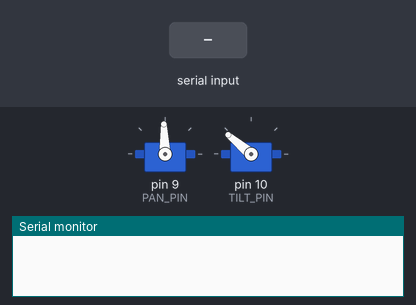
Recording of a sketch running on a simulated Arduino Uno, built for the host (arithmetic inside an expression is 32-bit, double 64-bit). Parts: 2 × servo, the last lines printed to the serial monitor. The inputs (shaded band) are chosen by the test bench.

Above: at 3.9 s.
4.0 s: "U" received over Serial
At 4.9 s:
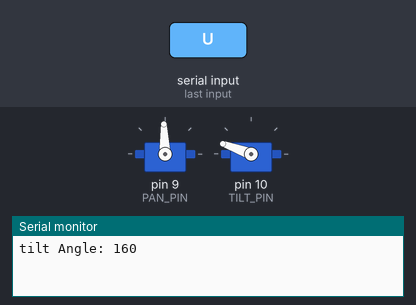
5.9 s: "L" received over Serial
At 6.9 s:
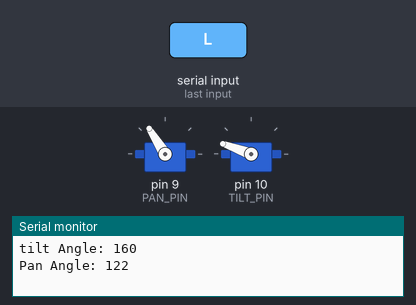
7.4 s: "D" received over Serial
At 8.7 s:
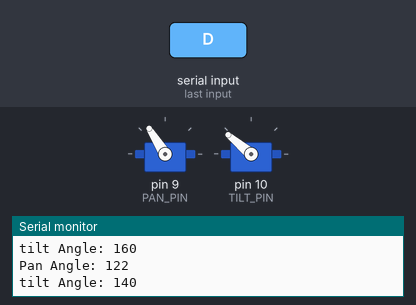
9.3 s: "L" received over Serial
At 10.5 s:
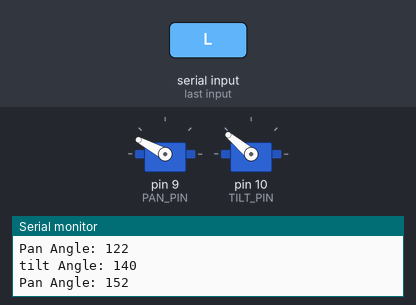
10.8 s: "D" received over Serial
At 12.4 s:
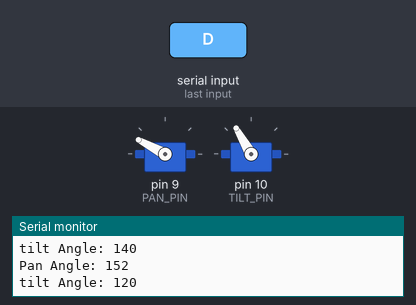
12.7 s: "R" received over Serial
At 13.3 s:
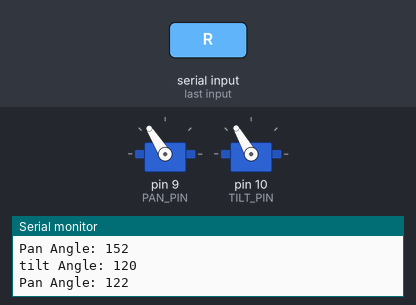
Timing chart, 0 to 15.2 s (numbered marks = the images above; inputs shaded):
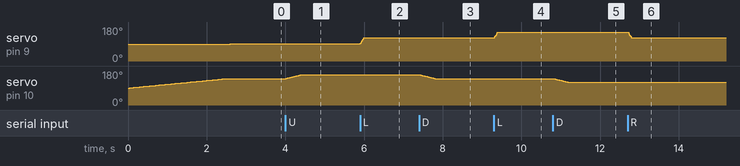

Measured:
- after the input at 4.0 s, servo on pin 10 (TILT_PIN): moves from 140° to 160° over 0.38 s, starting at once
- after the input at 5.9 s, servo on pin 9 (PAN_PIN): 92° → 122° at once
- after the input at 7.4 s, servo on pin 10 (TILT_PIN): moves from 160° to 140° over 0.38 s, starting at once
- after the input at 9.3 s, servo on pin 9 (PAN_PIN): 122° → 152° at once
- after the input at 10.8 s, servo on pin 10 (TILT_PIN): moves from 140° to 120° over 0.38 s, starting at once
- after the input at 12.7 s, servo on pin 9 (PAN_PIN): 152° → 122° at once

The sketch:

RotateBySerial_SmoothmvmtVersion.ino
```cpp
//0515 revised
// Using deadband concept to reduce the mg90 jittering
// Using for loop for smooth servo motor movement
// Limiting  tilt angle to 10-170 for stability

#include <Servo.h>
#define PAN_PIN 9
#define TILT_PIN 10
#define INIT_PAN_ANGLE 92
#define INIT_TILT_ANGLE 140
Servo panServo;
Servo tiltServo;

int MinAngle = 100; // 모터 안정성을 위한 각도 제한
int MinAngle_P = 0;
int MaxAngle = 180; // 모터 안정성을 위한 각도 제한
int MaxAngle_P = 180;
int deadBand = 2;
// ------------------------------------------------
void smoothServoMove(Servo& servo, int targetAngle, int step = 1, int stepDelay = 20){
  int currAngle = servo.read(); // 해당 시점의 각도값 기록
  if(currAngle < targetAngle)
  {
    for(int angle = currAngle ; angle <= targetAngle ; angle+=step)
    {
      servo.write(angle); // step값 만큼 각도 서서히 증가
      delay(stepDelay); // 모터가 실제로 해당 각도까지 이동할 수 있도록 시간을 줌
    }
  }
  else // currAngle >= targetAngle
  {
    for (int angle = currAngle ; angle >= targetAngle ; angle-=step)
    {
      servo.write(angle);
      delay(stepDelay);
    }
  }
}
// ------------------------------------------------
void setup() {
  Serial.begin(9600); // 시리얼 통신 시작
  panServo.attach(PAN_PIN); // 팬 서보 핀 설정
  tiltServo.attach(TILT_PIN); // 틸트 서보 핀 설정
    // Timer1 설정
  TCCR1A = 0;  // 레지스터 초기화
  TCCR1B = 0;
  TCNT1  = 0;

  OCR1A = 19999;  // 50Hz 주기 설정 (20ms 주기)

  TCCR1B |= (1 << WGM12);  // CTC 모드 설정
  TCCR1B |= (1 << CS11);   // 8 분주비 설정
  TIMSK1 |= (1 << OCIE1A); // 출력 비교 일치 인터럽트 활성화

  smoothServoMove(tiltServo, INIT_TILT_ANGLE, 1, 50);  // 지연 시간을 늘려 더 부드럽게 이동
  smoothServoMove(panServo, INIT_PAN_ANGLE, 1, 50);  // 지연 시간을 늘려 더 부드럽게 이동

}
// ------------------------------------------------

void loop() {
  if (Serial.available() > 0) {
    char input = Serial.read(); // input은 시리얼에서 읽어들인 명령어
    int currentTiltAngle = tiltServo.read();
    int currentPanAngle = panServo.read();

    if (input == 'L') {
      // 왼쪽으로 이동, 각도 증가 , panAngle 90 -> 120 -> 150 -> 180 과 같이 변화함
      smoothServoMove(panServo, min(MaxAngle_P, currentPanAngle + 30), 1, 3);  // 팬 서보를 오른쪽으로 30도 이동, 최대치는 MaxAngle_P

      Serial.print("Pan Angle: ");
      Serial.println(panServo.read());
    }
    else if (input == 'R') {
      // 오른쪽으로 이동, 각도 감소 , panAngle 90 -> 60 -> 30 -> 0 과 같이 변화함
      smoothServoMove(panServo, max(MinAngle_P, currentPanAngle - 30), 1, 3);  // 팬 서보를 왼쪽으로 30도 이동, 최소치는 MinAngle_P

      Serial.print("Pan Angle: ");
      Serial.println(panServo.read());
    }
    else if (input == 'U') {
      // 위로 이동, 각도 증가
      smoothServoMove(tiltServo, currentTiltAngle + 20, 1, 20);  // 틸트 서보를 위로 30도 이동

      Serial.print("tilt Angle: ");
      Serial.println(tiltServo.read());
    }
    else if (input == 'D') {
        //  아래로 이동, 각도 감소
      smoothServoMove(tiltServo, currentTiltAngle - 20, 1, 20);  // 틸트 서보를 아래로 30도 이동

      Serial.print("tilt Angle: ");
      Serial.println(tiltServo.read());
    }
    else
    {
      //Idle
    }
  }
}

// AA
```
